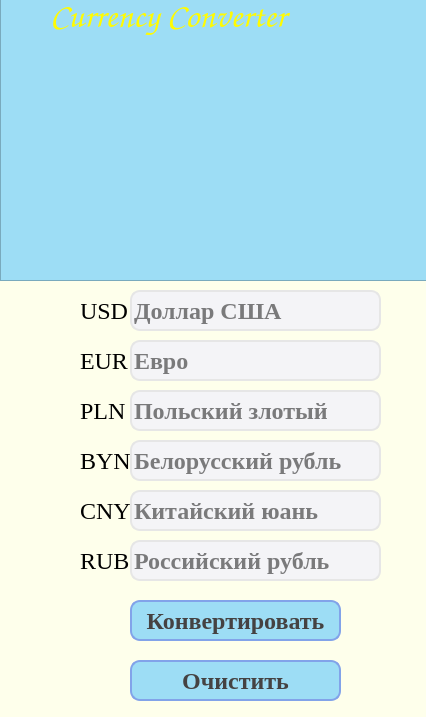
<?xml version="1.0" encoding="UTF-8"?>
<ui version="4.0">
 <class>MainWindow</class>
 <widget class="QMainWindow" name="MainWindow">
  <property name="geometry">
   <rect>
    <x>0</x>
    <y>0</y>
    <width>426</width>
    <height>717</height>
   </rect>
  </property>
  <property name="windowTitle">
   <string>CurrencyConverter</string>
  </property>
  <property name="styleSheet">
   <string notr="true"/>
  </property>
  <widget class="QWidget" name="centralwidget">
   <property name="styleSheet">
    <string notr="true">background-color:#feffeb</string>
   </property>
   <widget class="QFrame" name="frame">
    <property name="geometry">
     <rect>
      <x>0</x>
      <y>-10</y>
      <width>431</width>
      <height>291</height>
     </rect>
    </property>
    <property name="layoutDirection">
     <enum>Qt::LeftToRight</enum>
    </property>
    <property name="styleSheet">
     <string notr="true">background-color:#9dddf5</string>
    </property>
    <property name="frameShape">
     <enum>QFrame::StyledPanel</enum>
    </property>
    <property name="frameShadow">
     <enum>QFrame::Raised</enum>
    </property>
    <widget class="QLabel" name="label">
     <property name="geometry">
      <rect>
       <x>50</x>
       <y>0</y>
       <width>331</width>
       <height>51</height>
      </rect>
     </property>
     <property name="font">
      <font>
       <family>Comic Sans MS</family>
       <pointsize>26</pointsize>
       <weight>75</weight>
       <bold>true</bold>
      </font>
     </property>
     <property name="layoutDirection">
      <enum>Qt::LeftToRight</enum>
     </property>
     <property name="styleSheet">
      <string notr="true">color: #fffb02</string>
     </property>
     <property name="text">
      <string>Currency Converter</string>
     </property>
    </widget>
    <widget class="QLabel" name="label_2">
     <property name="geometry">
      <rect>
       <x>10</x>
       <y>50</y>
       <width>411</width>
       <height>231</height>
      </rect>
     </property>
     <property name="text">
      <string/>
     </property>
     <property name="pixmap">
      <pixmap>img/img200.png</pixmap>
     </property>
     <property name="alignment">
      <set>Qt::AlignCenter</set>
     </property>
    </widget>
   </widget>
   <widget class="QLabel" name="label_3">
    <property name="geometry">
     <rect>
      <x>10</x>
      <y>440</y>
      <width>71</width>
      <height>41</height>
     </rect>
    </property>
    <property name="text">
     <string/>
    </property>
    <property name="pixmap">
     <pixmap>img/bel80x53.jpg</pixmap>
    </property>
    <property name="alignment">
     <set>Qt::AlignCenter</set>
    </property>
   </widget>
   <widget class="QLabel" name="label_4">
    <property name="geometry">
     <rect>
      <x>10</x>
      <y>490</y>
      <width>71</width>
      <height>41</height>
     </rect>
    </property>
    <property name="text">
     <string/>
    </property>
    <property name="pixmap">
     <pixmap>img/china80x52.jpg</pixmap>
    </property>
   </widget>
   <widget class="QLabel" name="label_5">
    <property name="geometry">
     <rect>
      <x>10</x>
      <y>390</y>
      <width>71</width>
      <height>41</height>
     </rect>
    </property>
    <property name="text">
     <string/>
    </property>
    <property name="pixmap">
     <pixmap>img/pl80.jpg</pixmap>
    </property>
    <property name="alignment">
     <set>Qt::AlignCenter</set>
    </property>
   </widget>
   <widget class="QLabel" name="label_6">
    <property name="geometry">
     <rect>
      <x>10</x>
      <y>540</y>
      <width>71</width>
      <height>41</height>
     </rect>
    </property>
    <property name="text">
     <string/>
    </property>
    <property name="pixmap">
     <pixmap>img/rus_80.png</pixmap>
    </property>
   </widget>
   <widget class="QLabel" name="label_7">
    <property name="geometry">
     <rect>
      <x>10</x>
      <y>340</y>
      <width>71</width>
      <height>41</height>
     </rect>
    </property>
    <property name="text">
     <string/>
    </property>
    <property name="pixmap">
     <pixmap>img/Europe_flag80.png</pixmap>
    </property>
    <property name="alignment">
     <set>Qt::AlignCenter</set>
    </property>
   </widget>
   <widget class="QLabel" name="label_8">
    <property name="geometry">
     <rect>
      <x>80</x>
      <y>440</y>
      <width>61</width>
      <height>41</height>
     </rect>
    </property>
    <property name="font">
     <font>
      <family>Times New Roman</family>
      <pointsize>18</pointsize>
      <weight>50</weight>
      <bold>false</bold>
     </font>
    </property>
    <property name="text">
     <string>BYN</string>
    </property>
   </widget>
   <widget class="QLabel" name="label_9">
    <property name="geometry">
     <rect>
      <x>80</x>
      <y>540</y>
      <width>61</width>
      <height>41</height>
     </rect>
    </property>
    <property name="font">
     <font>
      <family>Times New Roman</family>
      <pointsize>18</pointsize>
      <weight>50</weight>
      <bold>false</bold>
     </font>
    </property>
    <property name="text">
     <string>RUB</string>
    </property>
   </widget>
   <widget class="QLabel" name="label_10">
    <property name="geometry">
     <rect>
      <x>80</x>
      <y>340</y>
      <width>61</width>
      <height>41</height>
     </rect>
    </property>
    <property name="font">
     <font>
      <family>Times New Roman</family>
      <pointsize>18</pointsize>
      <weight>50</weight>
      <bold>false</bold>
     </font>
    </property>
    <property name="text">
     <string>EUR</string>
    </property>
   </widget>
   <widget class="QLabel" name="label_11">
    <property name="geometry">
     <rect>
      <x>80</x>
      <y>290</y>
      <width>61</width>
      <height>41</height>
     </rect>
    </property>
    <property name="font">
     <font>
      <family>Times New Roman</family>
      <pointsize>18</pointsize>
      <weight>50</weight>
      <bold>false</bold>
     </font>
    </property>
    <property name="text">
     <string>USD</string>
    </property>
   </widget>
   <widget class="QLabel" name="label_12">
    <property name="geometry">
     <rect>
      <x>80</x>
      <y>490</y>
      <width>61</width>
      <height>41</height>
     </rect>
    </property>
    <property name="font">
     <font>
      <family>Times New Roman</family>
      <pointsize>18</pointsize>
      <weight>50</weight>
      <bold>false</bold>
     </font>
    </property>
    <property name="text">
     <string>CNY</string>
    </property>
   </widget>
   <widget class="QLabel" name="label_13">
    <property name="geometry">
     <rect>
      <x>80</x>
      <y>390</y>
      <width>61</width>
      <height>41</height>
     </rect>
    </property>
    <property name="font">
     <font>
      <family>Times New Roman</family>
      <pointsize>18</pointsize>
      <weight>50</weight>
      <bold>false</bold>
     </font>
    </property>
    <property name="text">
     <string>PLN</string>
    </property>
   </widget>
   <widget class="QLabel" name="label_14">
    <property name="geometry">
     <rect>
      <x>10</x>
      <y>290</y>
      <width>71</width>
      <height>41</height>
     </rect>
    </property>
    <property name="text">
     <string/>
    </property>
    <property name="pixmap">
     <pixmap>img/USA_Flag80.png</pixmap>
    </property>
   </widget>
   <widget class="QLineEdit" name="input_amount_usd">
    <property name="geometry">
     <rect>
      <x>130</x>
      <y>290</y>
      <width>251</width>
      <height>41</height>
     </rect>
    </property>
    <property name="font">
     <font>
      <family>Times New Roman</family>
      <pointsize>18</pointsize>
      <weight>75</weight>
      <bold>true</bold>
     </font>
    </property>
    <property name="styleSheet">
     <string notr="true">background-color: #f4f4f7;
border: 1.5px solid #e6e6e6;
border-radius: 10px</string>
    </property>
    <property name="text">
     <string/>
    </property>
    <property name="alignment">
     <set>Qt::AlignLeading|Qt::AlignLeft|Qt::AlignVCenter</set>
    </property>
    <property name="placeholderText">
     <string>Доллар США</string>
    </property>
   </widget>
   <widget class="QLineEdit" name="input_amount_euro">
    <property name="geometry">
     <rect>
      <x>130</x>
      <y>340</y>
      <width>251</width>
      <height>41</height>
     </rect>
    </property>
    <property name="font">
     <font>
      <family>Times New Roman</family>
      <pointsize>18</pointsize>
      <weight>75</weight>
      <bold>true</bold>
     </font>
    </property>
    <property name="styleSheet">
     <string notr="true">background-color: #f4f4f7;
border: 1.5px solid #e6e6e6;
border-radius: 10px</string>
    </property>
    <property name="text">
     <string/>
    </property>
    <property name="alignment">
     <set>Qt::AlignLeading|Qt::AlignLeft|Qt::AlignVCenter</set>
    </property>
    <property name="placeholderText">
     <string>Евро</string>
    </property>
   </widget>
   <widget class="QLineEdit" name="input_amount_pln">
    <property name="geometry">
     <rect>
      <x>130</x>
      <y>390</y>
      <width>251</width>
      <height>41</height>
     </rect>
    </property>
    <property name="font">
     <font>
      <family>Times New Roman</family>
      <pointsize>18</pointsize>
      <weight>75</weight>
      <bold>true</bold>
     </font>
    </property>
    <property name="styleSheet">
     <string notr="true">background-color: #f4f4f7;
border: 1.5px solid #e6e6e6;
border-radius: 10px</string>
    </property>
    <property name="text">
     <string/>
    </property>
    <property name="alignment">
     <set>Qt::AlignLeading|Qt::AlignLeft|Qt::AlignVCenter</set>
    </property>
    <property name="placeholderText">
     <string>Польский злотый</string>
    </property>
   </widget>
   <widget class="QLineEdit" name="input_amount_byn">
    <property name="geometry">
     <rect>
      <x>130</x>
      <y>440</y>
      <width>251</width>
      <height>41</height>
     </rect>
    </property>
    <property name="font">
     <font>
      <family>Times New Roman</family>
      <pointsize>18</pointsize>
      <weight>75</weight>
      <bold>true</bold>
     </font>
    </property>
    <property name="styleSheet">
     <string notr="true">background-color: #f4f4f7;
border: 1.5px solid #e6e6e6;
border-radius: 10px</string>
    </property>
    <property name="text">
     <string/>
    </property>
    <property name="alignment">
     <set>Qt::AlignLeading|Qt::AlignLeft|Qt::AlignVCenter</set>
    </property>
    <property name="placeholderText">
     <string>Белорусский рубль</string>
    </property>
   </widget>
   <widget class="QLineEdit" name="input_amount_cny">
    <property name="geometry">
     <rect>
      <x>130</x>
      <y>490</y>
      <width>251</width>
      <height>41</height>
     </rect>
    </property>
    <property name="font">
     <font>
      <family>Times New Roman</family>
      <pointsize>18</pointsize>
      <weight>75</weight>
      <bold>true</bold>
     </font>
    </property>
    <property name="styleSheet">
     <string notr="true">background-color: #f4f4f7;
border: 1.5px solid #e6e6e6;
border-radius: 10px</string>
    </property>
    <property name="text">
     <string/>
    </property>
    <property name="placeholderText">
     <string>Китайский юань</string>
    </property>
   </widget>
   <widget class="QLineEdit" name="input_amount_rur">
    <property name="geometry">
     <rect>
      <x>130</x>
      <y>540</y>
      <width>251</width>
      <height>41</height>
     </rect>
    </property>
    <property name="font">
     <font>
      <family>Times New Roman</family>
      <pointsize>18</pointsize>
      <weight>75</weight>
      <bold>true</bold>
     </font>
    </property>
    <property name="styleSheet">
     <string notr="true">background-color: #f4f4f7;
border: 1.5px solid #e6e6e6;
border-radius: 10px</string>
    </property>
    <property name="text">
     <string/>
    </property>
    <property name="placeholderText">
     <string>Российский рубль</string>
    </property>
   </widget>
   <widget class="QPushButton" name="pushButton">
    <property name="geometry">
     <rect>
      <x>130</x>
      <y>660</y>
      <width>211</width>
      <height>41</height>
     </rect>
    </property>
    <property name="font">
     <font>
      <family>Times New Roman</family>
      <pointsize>18</pointsize>
      <weight>75</weight>
      <bold>true</bold>
     </font>
    </property>
    <property name="styleSheet">
     <string notr="true">QPushButton {
color: #454242;
background-color: #9dddf5;
border: 1.5px solid #82a3e9;
border-radius:10px;}

QPushButton: pressed{
color: black}</string>
    </property>
    <property name="text">
     <string>Очистить</string>
    </property>
   </widget>
   <widget class="QPushButton" name="pushButton_2">
    <property name="geometry">
     <rect>
      <x>130</x>
      <y>600</y>
      <width>211</width>
      <height>41</height>
     </rect>
    </property>
    <property name="font">
     <font>
      <family>Times New Roman</family>
      <pointsize>18</pointsize>
      <weight>75</weight>
      <bold>true</bold>
     </font>
    </property>
    <property name="styleSheet">
     <string notr="true">QPushButton {
color: #454242;
background-color: #9dddf5;
border: 1.5px solid #82a3e9;
border-radius:10px;}

QPushButton: pressed{
color: black}</string>
    </property>
    <property name="text">
     <string>Конвертировать</string>
    </property>
   </widget>
  </widget>
 </widget>
 <resources/>
 <connections/>
</ui>
